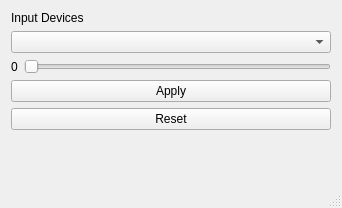
<?xml version="1.0" encoding="UTF-8"?>
<ui version="4.0">
 <class>MainWindow</class>
 <widget class="QMainWindow" name="MainWindow">
  <property name="geometry">
   <rect>
    <x>0</x>
    <y>0</y>
    <width>342</width>
    <height>208</height>
   </rect>
  </property>
  <property name="windowTitle">
   <string>Kmousens</string>
  </property>
  <property name="windowIcon">
   <iconset>
    <normaloff>../../../Desktop/mouse.png</normaloff>../../../Desktop/mouse.png</iconset>
  </property>
  <widget class="QWidget" name="centralWidget">
   <layout class="QFormLayout" name="formLayout">
    <item row="0" column="0" colspan="2">
     <widget class="QLabel" name="label">
      <property name="text">
       <string>Input Devices</string>
      </property>
     </widget>
    </item>
    <item row="2" column="0" colspan="2">
     <widget class="QComboBox" name="comboBoxDevices"/>
    </item>
    <item row="3" column="0">
     <widget class="QLabel" name="lblValue">
      <property name="text">
       <string>0</string>
      </property>
     </widget>
    </item>
    <item row="3" column="1">
     <widget class="QSlider" name="sliderValue">
      <property name="minimum">
       <number>1</number>
      </property>
      <property name="maximum">
       <number>99</number>
      </property>
      <property name="singleStep">
       <number>1</number>
      </property>
      <property name="value">
       <number>1</number>
      </property>
      <property name="sliderPosition">
       <number>1</number>
      </property>
      <property name="orientation">
       <enum>Qt::Horizontal</enum>
      </property>
     </widget>
    </item>
    <item row="4" column="0" colspan="2">
     <widget class="QPushButton" name="btnApply">
      <property name="text">
       <string>Apply</string>
      </property>
     </widget>
    </item>
    <item row="5" column="0" colspan="2">
     <widget class="QPushButton" name="btnReset">
      <property name="text">
       <string>Reset</string>
      </property>
     </widget>
    </item>
   </layout>
  </widget>
  <widget class="QStatusBar" name="statusBar"/>
  <widget class="QMenuBar" name="menuBar">
   <property name="geometry">
    <rect>
     <x>0</x>
     <y>0</y>
     <width>342</width>
     <height>23</height>
    </rect>
   </property>
  </widget>
 </widget>
 <layoutdefault spacing="6" margin="11"/>
 <resources/>
 <connections/>
</ui>
